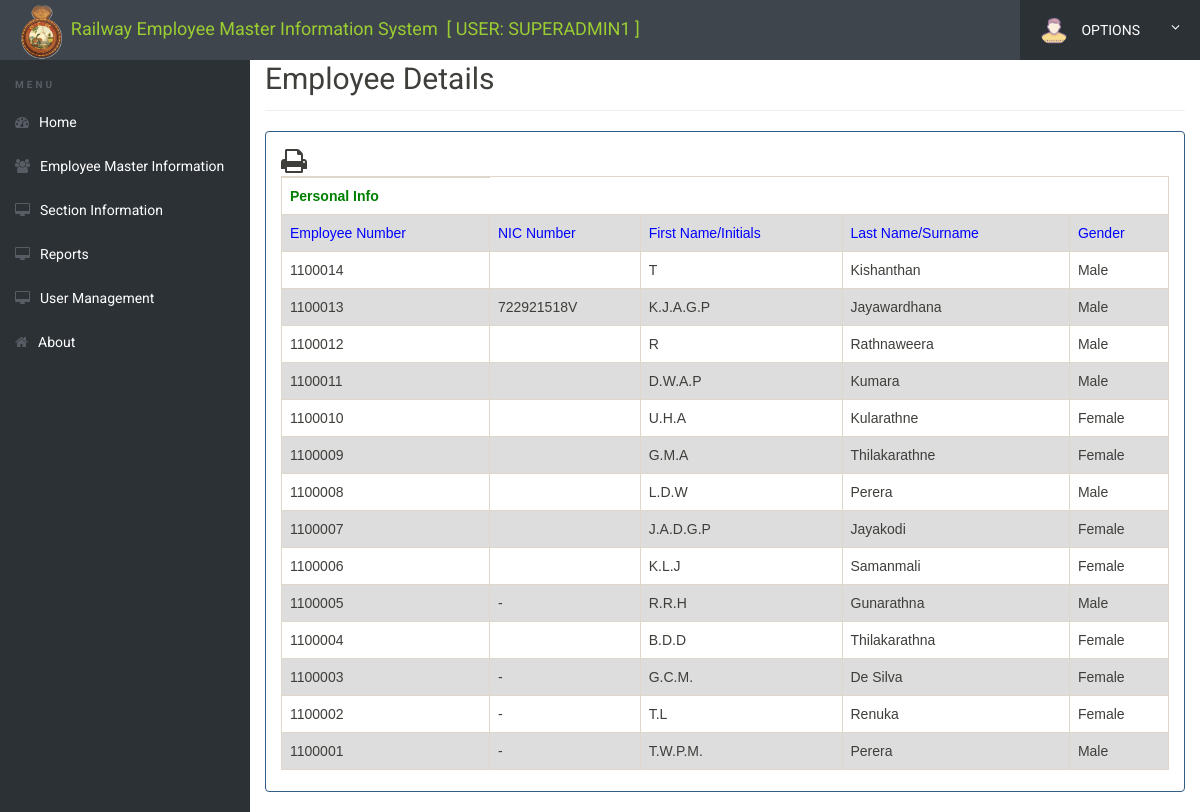
Page /employee-report.php (signed in) on the committed database.
### tables this page shows
CREATE TABLE `employee` (
  `Id` int(11) NOT NULL AUTO_INCREMENT,
  `NICNumber` varchar(100) NOT NULL DEFAULT '0',
  `FirstName` varchar(100) NOT NULL,
  `LastName` varchar(100) NOT NULL,
  `address` varchar(100) DEFAULT NULL,
  `DateOfBirth` date NOT NULL,
  `GenderId` int(11) NOT NULL,
  `SubDepartmentId` int(11) NOT NULL,
  `SectionId` int(11) NOT NULL,
  `DesignationId` int(11) NOT NULL,
  `CabinetOfficeId` int(11) NOT NULL,
  `DesignationTypeId` int(11) NOT NULL,
  `ServiceLevelId` int(11) NOT NULL,
  `ServiceCategoryId` int(11) NOT NULL,
  `ClassGradeId` int(11) NOT NULL,
  `AppointmentDate` date NOT NULL,
  `AppointmentDateToSLR` date NOT NULL,
  `RetirementDate` date NOT NULL,
  `SalaryStructureId` int(11) NOT NULL,
  `EmployeeStatusId` int(11) NOT NULL,
  `ComputerNo` varchar(100) DEFAULT '0',
  `IsDeleted` tinyint(1) NOT NULL DEFAULT '0',
  `CreatedBy` varchar(100) NOT NULL,
  `CreatedTime` timestamp NOT NULL,
  `UpdatedBy` varchar(100) DEFAULT NULL,
  `UpdatedTime` timestamp NULL DEFAULT NULL,
  `DeletedBy` varchar(100) DEFAULT NULL,
  `DeletedTime` timestamp NULL DEFAULT NULL,
  PRIMARY KEY (`Id`),
  KEY `SubDepartmentId` (`SubDepartmentId`),
  KEY `DesignationId` (`DesignationId`),
  KEY `CabinetOfficeId` (`CabinetOfficeId`),
  KEY `ServiceCategoryId` (`ServiceCategoryId`),
  KEY `ServiceLevelId` (`ServiceLevelId`),
  KEY `ClassGradeId` (`ClassGradeId`),
  KEY `SalaryStructureId` (`SalaryStructureId`),
  KEY `EmployeeStatusId` (`EmployeeStatusId`),
  KEY `DesignationTypeId` (`DesignationTypeId`),
  KEY `GenderId` (`GenderId`),
  KEY `SectionId` (`SectionId`),
  CONSTRAINT `employee_ibfk_1` FOREIGN KEY (`SubDepartmentId`) REFERENCES `subdepartment` (`Id`),
  CONSTRAINT `employee_ibfk_10` FOREIGN KEY (`GenderId`) REFERENCES `gender` (`Id`),
  CONSTRAINT `employee_ibfk_11` FOREIGN KEY (`SectionId`) REFERENCES `section` (`Id`),
  CONSTRAINT `employee_ibfk_2` FOREIGN KEY (`DesignationId`) REFERENCES `designation` (`Id`),
  CONSTRAINT `employee_ibfk_3` FOREIGN KEY (`CabinetOfficeId`) REFERENCES `cabinetoffice` (`Id`),
  CONSTRAINT `employee_ibfk_4` FOREIGN KEY (`ServiceCategoryId`) REFERENCES `servicecategory` (`Id`),
  CONSTRAINT `employee_ibfk_5` FOREIGN KEY (`ServiceLevelId`) REFERENCES `servicelevel` (`Id`),
  CONSTRAINT `employee_ibfk_6` FOREIGN KEY (`ClassGradeId`) REFERENCES `classgrade` (`Id`),
  CONSTRAINT `employee_ibfk_7` FOREIGN KEY (`SalaryStructureId`) REFERENCES `salarystructure` (`Id`),
  CONSTRAINT `employee_ibfk_8` FOREIGN KEY (`EmployeeStatusId`) REFERENCES `employeestatus` (`Id`),
  CONSTRAINT `employee_ibfk_9` FOREIGN KEY (`DesignationTypeId`) REFERENCES `designationtype` (`Id`)
);

### employee-report.php (the view, shortened to what this page needs)
<?php
include('includes/config.php');
?>
<!doctype html>
<html lang="en" class="no-js">
    <head>
        <link rel="stylesheet" href="css/font-awesome.min.css">
        <link rel="stylesheet" href="css/bootstrap.min.css">
        <link rel="stylesheet" href="css/dataTables.bootstrap.min.css">
        <link rel="stylesheet" href="css/bootstrap-social.css">
        <link rel="stylesheet" href="css/bootstrap-select.css">
        <link rel="stylesheet" href="css/fileinput.min.css">
        <link rel="stylesheet" href="css/awesome-bootstrap-checkbox.css">
        <link rel="stylesheet" href="css/style.css">
        <link rel="stylesheet" href="css/font-awesome.min.css">
    </head>
    <body>
        <?php include('includes/header.php'); ?>
        <div class="ts-main-content">
            <?php include('includes/sidebar.php'); ?>
            <div class="content-wrapper">
                <div class="container-fluid">
                    <div class="row" id="print">
                        <div class="col-md-12">
                            <h2 class="page-title" style="margin-top:4%">Employee Details</h2>
                            <div class="panel panel-primary">
                                <div class="panel-body">
                                    <table id="zctb" class="table table-bordered " cellspacing="0" width="100%" border="1">
                                        <span style="float:left" ><i class="fa fa-print fa-2x" aria-hidden="true" OnClick="CallPrint(this.value)" style="cursor: pointer" title="Print Report"></i></span>
                                        <tbody>
                                            <tr>
                                                <th style="text-align:left; color:green">Personal Info</th>
                                            </tr>
                                            <tr>
                                                <th style="text-align:left; color: blue; font-weight: normal;">Employee Number</th>
                                                <th style="text-align:left; color: blue; font-weight: normal;">NIC Number</th>
                                                <th style="text-align:left; color: blue; font-weight: normal;">First Name/Initials</th>
                                                <th style="text-align:left; color: blue; font-weight: normal;">Last Name/Surname</th>
                                                <th style="text-align:left; color: blue; font-weight: normal;">Gender</th>
                                            </tr>
                                            <?php
                                            $ret = "select * from employeesearchview";
                                            $stmt = $DbConnect->prepare($ret);
                                            $stmt->execute();
                                            $res = $stmt->get_result();
                                            while ($row = $res->fetch_object()) {
                                                ?>
                                                <tr>
                                                    <td><?php echo $row->Id; ?></td>
                                                    <td><?php echo $row->NICNumber; ?></td>
                                                    <td><?php echo $row->FirstName; ?></td>
                                                    <td><?php echo $row->LastName; ?></td>
                                                    <td><?php echo $row->GenderName; ?></td>
                                                </tr>
                                                <?php
                                            }
                                            ?>
                                        </tbody>
                                    </table>
                                </div>
                            </div>
                        </div>
                    </div>
                </div>
            </div>
        </div>
    </body>
</html>

### css/style.css (style rules this page uses)
html { font-size: 14px; }
@media only screen and (min-width: 480px) { html { font-size: 17px; } }
@media only screen and (min-width: 768px) { html { font-size: 14px; } }
body { font-size: 1em; }
.panel { overflow: hidden; }
.page-title { padding-bottom: 15px; margin-bottom: 20px; border-bottom: 1px solid #f0f0f0; }
.ts-main-content .content-wrapper { padding-top: 15px; margin-top: 10px; }
@media only screen and (min-width: 992px) { .ts-main-content .content-wrapper { margin-left: 250px; } }

### employee-report.php (style rules this page uses)
table { font-family: arial, sans-serif; border-collapse: collapse; width: 100%; }
td, th { border: 1px solid #dddddd; text-align: left; padding: 8px; }
tr:nth-child(even) { background-color: #dddddd; }

### rows in the picture
employee: Id "1100014", FirstName "T", LastName "Kishanthan", GenderName "Male"
employee: Id "1100013", NICNumber "722921518V", FirstName "K.J.A.G.P", LastName "Jayawardhana", GenderName "Male"
employee: Id "1100012", FirstName "R", LastName "Rathnaweera", GenderName "Male"
employee: Id "1100011", FirstName "D.W.A.P", LastName "Kumara", GenderName "Male"
employee: Id "1100010", FirstName "U.H.A", LastName "Kularathne", GenderName "Female"
employee: Id "1100009", FirstName "G.M.A", LastName "Thilakarathne", GenderName "Female"
employee: Id "1100008", FirstName "L.D.W", LastName "Perera", GenderName "Male"
employee: Id "1100007", FirstName "J.A.D.G.P", LastName "Jayakodi", GenderName "Female"
employee: Id "1100006", FirstName "K.L.J", LastName "Samanmali", GenderName "Female"
employee: Id "1100005", NICNumber "-", FirstName "R.R.H", LastName "Gunarathna", GenderName "Male"
employee: Id "1100004", FirstName "B.D.D", LastName "Thilakarathna", GenderName "Female"
employee: Id "1100003", NICNumber "-", FirstName "G.C.M.", LastName "De Silva", GenderName "Female"
employee: Id "1100002", NICNumber "-", FirstName "T.L", LastName "Renuka", GenderName "Female"
employee: Id "1100001", NICNumber "-", FirstName "T.W.P.M.", LastName "Perera", GenderName "Male"

### other values in the picture
$un "SUPERADMIN1"
